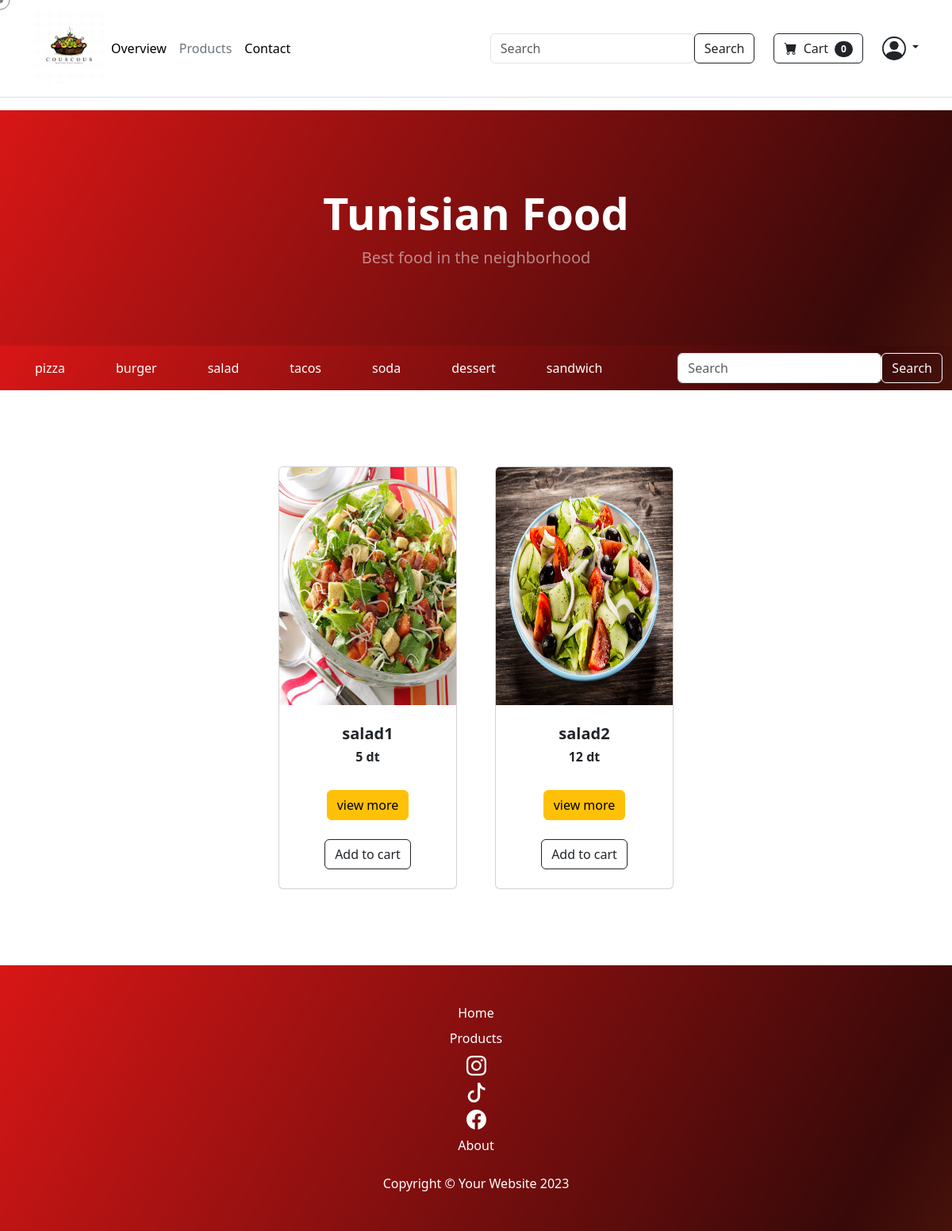
/products.php?category=11, run on the app's committed database.
### tables this page shows
CREATE TABLE `categories` (
  `category_id` int(11) NOT NULL,
  `category_title` varchar(100) NOT NULL
);

CREATE TABLE `products` (
  `product_id` int(11) NOT NULL,
  `product_title` varchar(100) NOT NULL,
  `product_description` varchar(225) NOT NULL,
  `category_id` int(11) NOT NULL,
  `product_image` varchar(225) NOT NULL,
  `product_price` int(225) NOT NULL
);

### functions/common_function.php (the view, shortened to what this page needs)
<?php
@include('./includes/connect.php');
function showcategories(){
    global $conn;
    $select_category="SELECT * FROM categories";
                $result_category=mysqli_query($conn,$select_category);
                while($row_data=mysqli_fetch_assoc($result_category)){
                    $category_title=$row_data['category_title'];
                    $category_id=$row_data['category_id'];
                    echo "<li class='nav-item px-4' >
                    <a class='nav-link active' aria-current='page' href='products.php?category=$category_id'>$category_title
                    </a>
                    </li>";
                }
}
function get_specific_product(){
    global $conn;
    if(isset($_GET['category'])){
    $category_id=$_GET['category'];
    $select_query="SELECT * FROM products where category_id=$category_id";
        $result_query=mysqli_query($conn,$select_query);
        while($row=mysqli_fetch_assoc($result_query)){
            $product_id=$row['product_id'];
            $product_title=$row['product_title'];
            $product_price=$row['product_price'];
            $product_image=$row['product_image'];
            echo"
            <div class='col mb-5'>
            <div class='card h-100'>
                <img class='card-img-top' src='./admin_area/product_images/$product_image' alt='$product_title' width=200 height=300/>
                <div class='card-body p-4'>
                    <div class='text-center'>
                        <h5 class='fw-bolder'>$product_title</h5>
                        <h6 class='fw-bolder'>$product_price dt</h6>
                    </div>
                </div>
                <div class='card-footer p-4 pt-0 border-top-0 bg-transparent'>
                    <div class='text-center'><a class='btn btn-warning mt-auto' href='product.php?product_id=$product_id'>view more</a></div><br>
                    <div class='text-center'><a class='btn btn-outline-dark mt-auto' href='index.php?add_to_cart=$product_id'>Add to cart</a></div>                </div>
            </div>
        </div>
            ";
                }}}
function cart_item(){
    global $conn;
    $ip=getIPAddress();
    if(isset($_GET['add_to_cart'])){
       $select_query="SELECT * from cart_details where ip_add='$ip' ";
       $result_query=mysqli_query($conn,$select_query);
       $count_cart_items=mysqli_num_rows($result_query);
       }else{
    $select_query="SELECT * from cart_details where ip_add='$ip'";
       $result_query=mysqli_query($conn,$select_query);
       $count_cart_items=mysqli_num_rows($result_query);
       }
       echo $count_cart_items;
    }
function getIPAddress() {
     if(!empty($_SERVER['HTTP_CLIENT_IP'])) {
                $ip = $_SERVER['HTTP_CLIENT_IP'];
        }
    elseif (!empty($_SERVER['HTTP_X_FORWARDED_FOR'])) {
                $ip = $_SERVER['HTTP_X_FORWARDED_FOR'];
     }
    else{
             $ip = $_SERVER['REMOTE_ADDR'];
     }
     return $ip;
}
?>

### data on the page
categories: category_title "pizza"
categories: category_title "burger"
categories: category_title "salad"
categories: category_title "tacos"
categories: category_title "soda"
categories: category_title "dessert"
categories: category_title "sandwich"
products: product_image+product_title (picture), product_title "salad1", product_price "5"
products: product_image+product_title (picture), product_title "salad2", product_price "12"

### other printed values
$count_cart_items "0"
